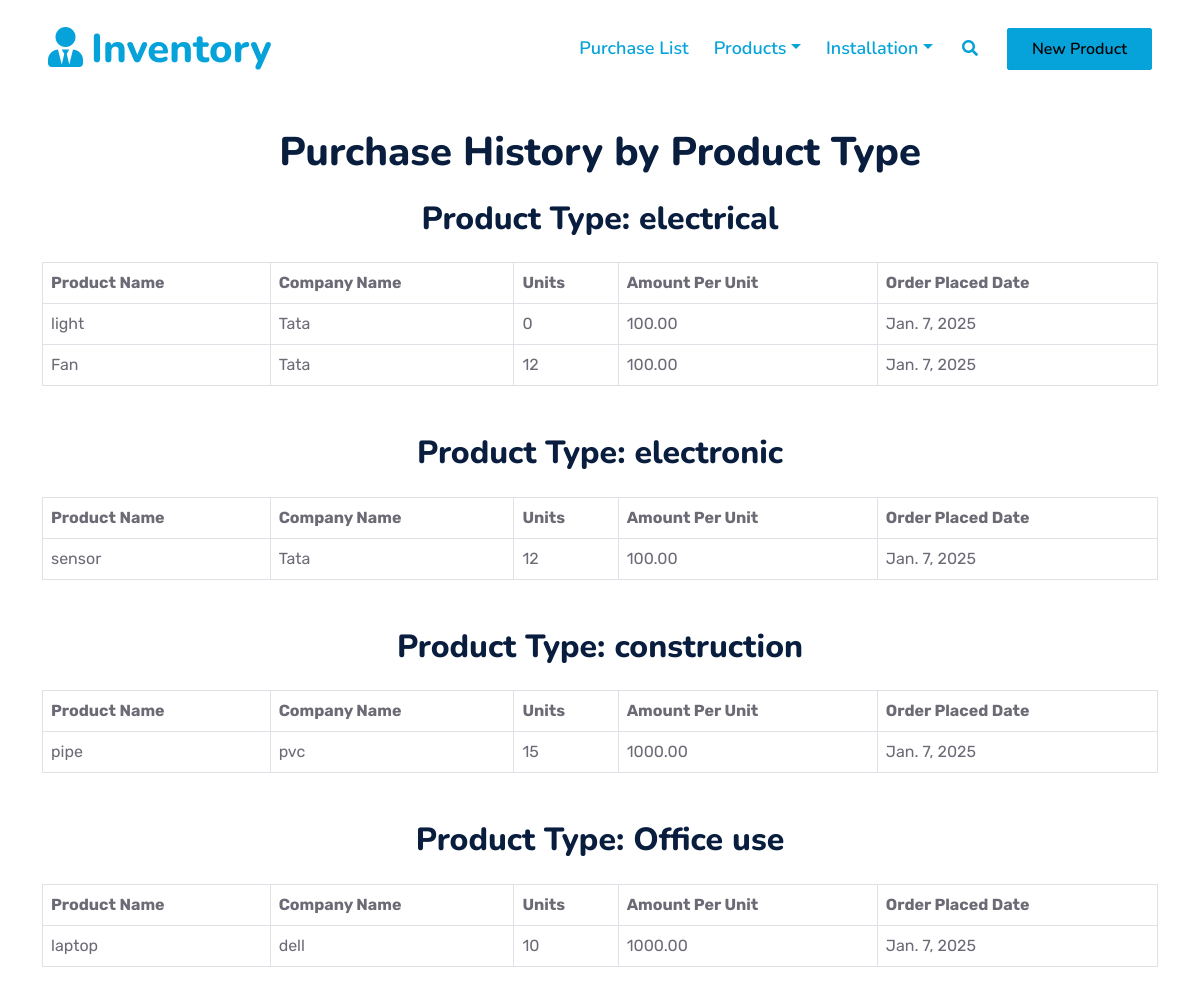
The app's page /purchase-history-by-product-type/, older data.
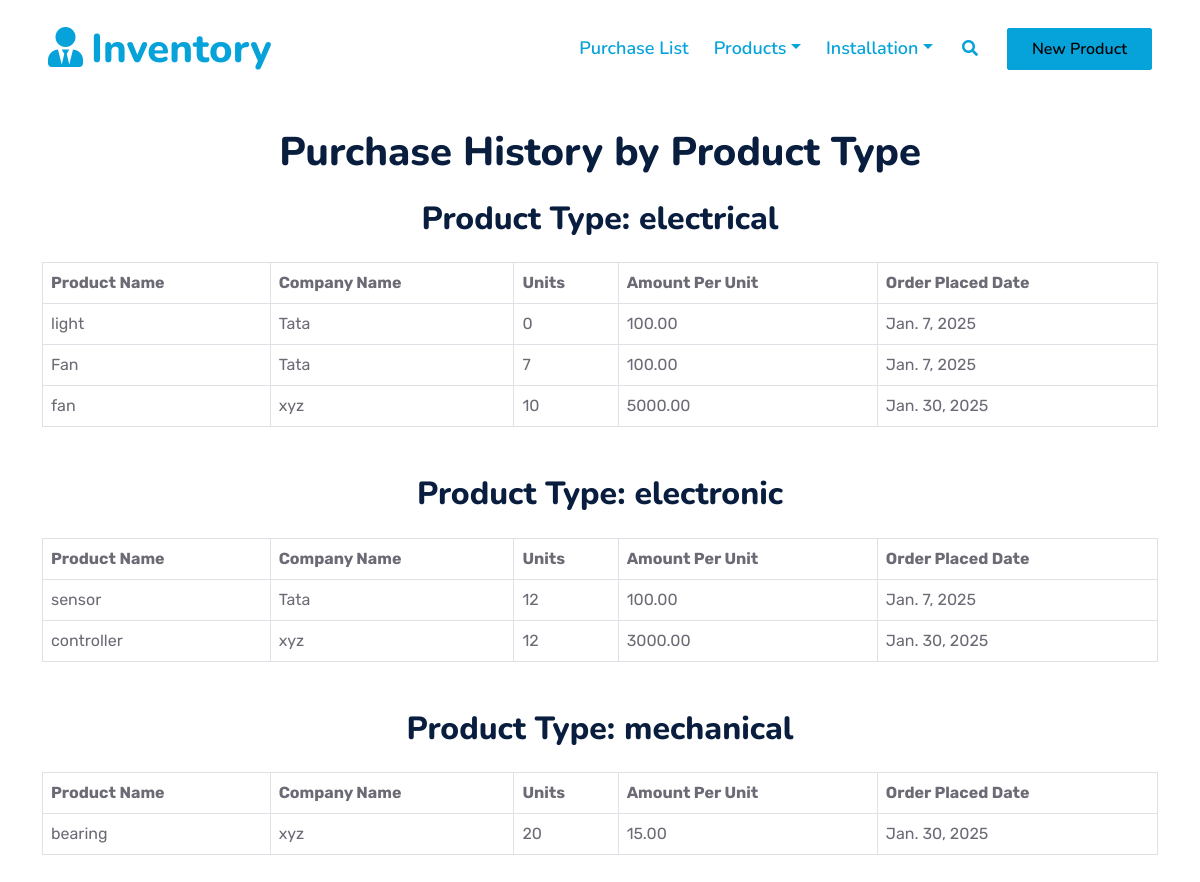
The same page, newer data.
### backend/models.py (models this page shows, shortened)
class PurchaseHistory(models.Model):
    product = models.ForeignKey(Product, on_delete=models.CASCADE, related_name='purchases', to_field='product_id')
    company_name = models.CharField(max_length=100)
    units = models.IntegerField()
    amount_per_unit = models.DecimalField(max_digits=10, decimal_places=2)
    order_placed_date = models.DateField()

class Product(models.Model):
    product_id = models.CharField(max_length=100, unique=True)
    name = models.CharField(max_length=200)
    product_type = models.CharField(max_length=100)
    image = models.ImageField(upload_to='products/', null=True, blank=True)

### backend/views.py (the view)
# urls.py: path('purchase-history-by-product-type/', views.purchase_history_by_product_type, name='purchase_history_by_product_type'),
def purchase_history_by_product_type(request):
    product_types = {}
    purchase_history = PurchaseHistory.objects.select_related('product').all()
    for record in purchase_history:
        product_type = record.product.product_type  # Access the product type
        if product_type not in product_types:
            product_types[product_type] = []
        product_types[product_type].append(record)
    return render(request, 'purchase_history_by_product_type.html', {'product_types': product_types})

### backend/templates/purchase_history_by_product_type.html (shortened to what this page needs)
{% load static %}
<!DOCTYPE html>
<html lang="en">
<head>
    <link href="https://cdnjs.cloudflare.com/ajax/libs/font-awesome/5.10.0/css/all.min.css" rel="stylesheet">
    <link href="https://cdn.jsdelivr.net/npm/bootstrap-icons@1.4.1/font/bootstrap-icons.css" rel="stylesheet">
    <link href="{% static 'backend/lib/owlcarousel/assets/owl.carousel.min.css' %}" rel="stylesheet">
    <link href="{% static 'backend/lib/animate/animate.min.css' %}" rel="stylesheet">
    <link href="{% static 'backend/bootstrap.min.css' %}" rel="stylesheet">
    <link href="{% static 'backend/style.css' %}" rel="stylesheet">
</head>
<body>
    <div class="container-fluid position-relative p-0">
        <nav class="navbar navbar-expand-lg navbar-dark px-5 py-3 py-lg-0">
            <a href="{% url 'product_list' %}" class="navbar-brand p-0">
                <h1 class="m-0 text-primary"><i class="fa fa-user-tie me-2"></i>Inventory</h1>
            </a>
            <div class="collapse navbar-collapse" id="navbarCollapse">
                <div class="navbar-nav ms-auto py-0">
                    <a href="{% url 'purchase_list' %}" class="nav-item nav-link text-primary">Purchase List</a>
                    <div class="nav-item dropdown">
                        <a href="#" class="nav-link dropdown-toggle text-primary" data-bs-toggle="dropdown">Products</a>
                    </div>
                    <div class="nav-item dropdown">
                        <a href="#" class="nav-link dropdown-toggle text-primary" data-bs-toggle="dropdown">Installation</a>
                    </div>
                </div>
                <button type="button" class="btn text-primary ms-3" data-bs-toggle="modal" data-bs-target="#searchModal"><i class="fa fa-search"></i></button>
                <a href="{% url 'product_create' %}" class="btn btn-primary py-2 px-4 ms-3" style="color: black;">New Product</a>
            </div>
        </nav>
    </div>
    <div style="height: 80px;"></div>
    <div class="container py-5">
        <h1 class="text-center mb-4">Purchase History by Product Type</h1>
        <div class="table-responsive">
            {% for product_type, records in product_types.items %}
                <div class="mb-5">
                    <h2 class="text-center mb-4">Product Type: {{ product_type }}</h2>
                    <table class="table table-bordered">
                        <thead>
                            <tr>
                                <th>Product Name</th>
                                <th>Company Name</th>
                                <th>Units</th>
                                <th>Amount Per Unit</th>
                                <th>Order Placed Date</th>
                            </tr>
                        </thead>
                        <tbody>
                            {% for record in records %}
                                <tr>
                                    <td>{{ record.product.name }}</td>
                                    <td>{{ record.company_name }}</td>
                                    <td>{{ record.units }}</td>
                                    <td>{{ record.amount_per_unit }}</td>
                                    <td>{{ record.order_placed_date }}</td>
                                </tr>
                            {% endfor %}
                        </tbody>
                    </table>
                </div>
            {% endfor %}
        </div>
    </div>
</body>
</html>

Row changes from the older to the newer data that the page shows:
removed PurchaseHistory: product_type "construction", product.name "pipe", company_name "pvc", units "15", amount_per_unit "1000.00", order_placed_date "Jan. 7, 2025"
removed PurchaseHistory: product_type "Office use", product.name "laptop", company_name "dell", units "10", amount_per_unit "1000.00", order_placed_date "Jan. 7, 2025"
changed PurchaseHistory "Fan": units "12" → "7"
added PurchaseHistory: product.name "fan", company_name "xyz", units "10", amount_per_unit "5000.00", order_placed_date "Jan. 30, 2025", shown under "electrical"
added PurchaseHistory: product.name "controller", company_name "xyz", units "12", amount_per_unit "3000.00", order_placed_date "Jan. 30, 2025", shown under "electronic"
added PurchaseHistory: product_type "mechanical", product.name "bearing", company_name "xyz", units "20", amount_per_unit "15.00", order_placed_date "Jan. 30, 2025"
